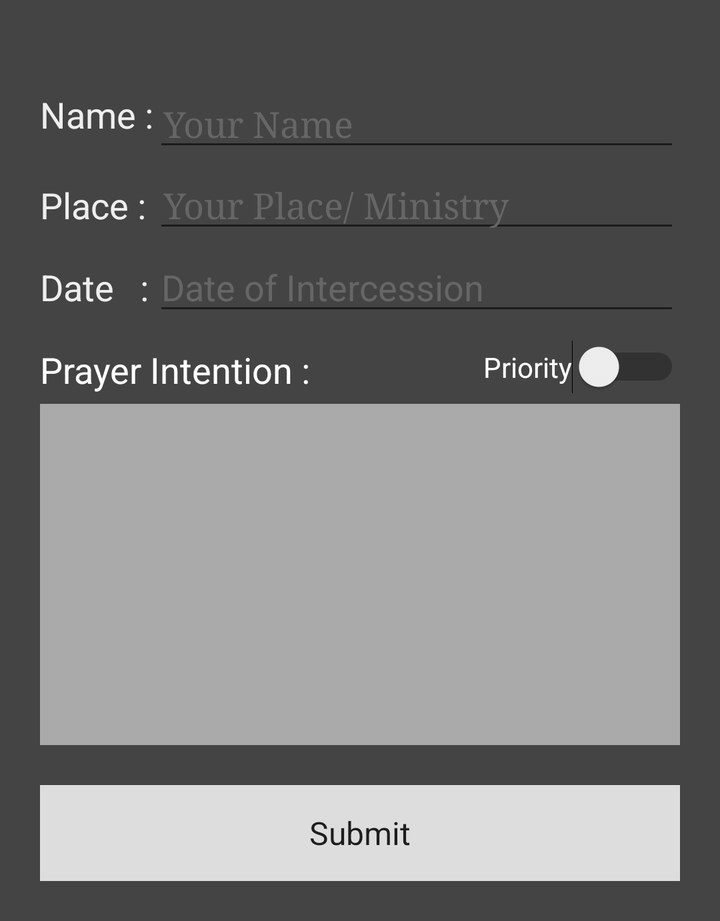
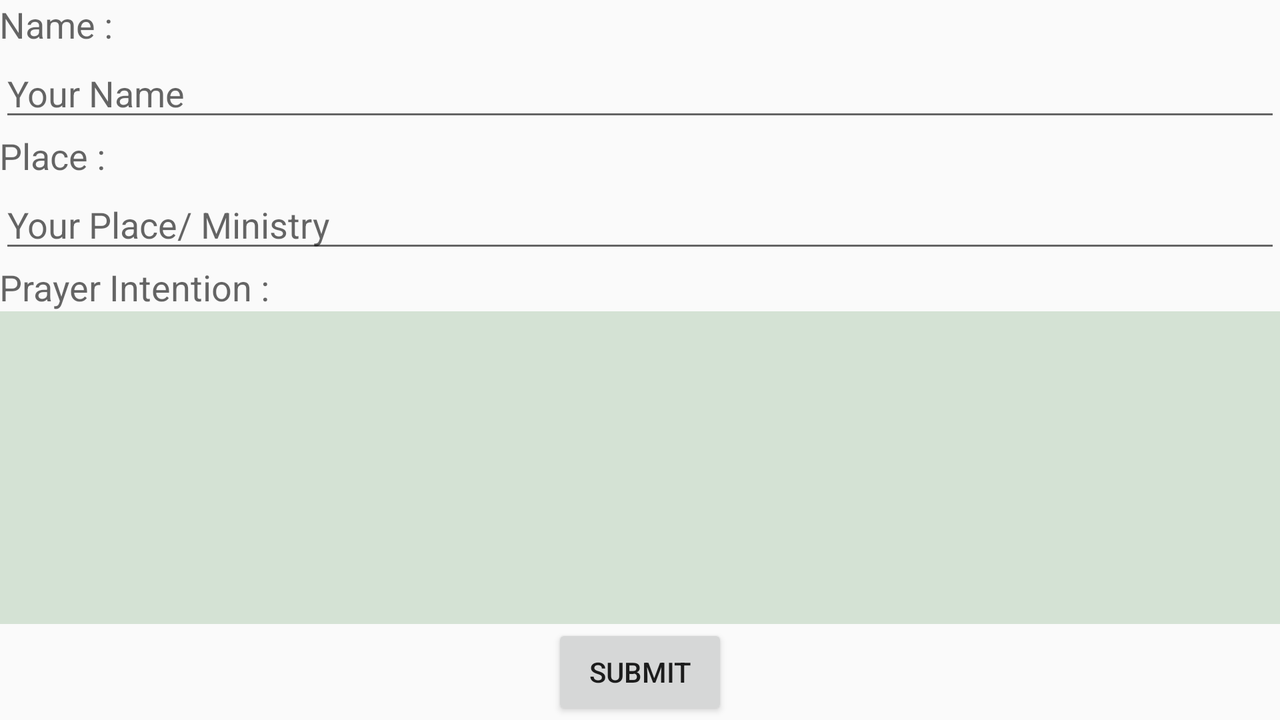

One screen, two layout resources from the same app: the default and the repository's alternative for another configuration. Each is rendered where Android would select it; the XML of both is given below.
<!-- AndroidManifest.xml: application theme AppTheme -->
<!-- res/layout/activity_prayer_request.xml -->
<RelativeLayout xmlns:android="http://schemas.android.com/apk/res/android"
    xmlns:tools="http://schemas.android.com/tools"
    android:layout_width="fill_parent"
    android:layout_height="wrap_content"
    android:padding="20dp"
    tools:context="com.aetos.intercession.PrayerRequest"
    android:background="#444444">

    <TextView
        android:layout_width="wrap_content"
        android:layout_height="wrap_content"
        android:textAppearance="?android:attr/textAppearanceMedium"
        android:text="Name :"
        android:id="@+id/textView2"
        android:layout_alignParentTop="true"
        android:layout_alignParentLeft="true"
        android:layout_alignParentStart="true"
        android:autoText="false"
        android:textColor="#eeeeee"
        android:layout_marginTop="20dp"
        android:paddingTop="5dp"
        android:singleLine="true" />

    <EditText
        android:layout_width="wrap_content"
        android:layout_height="wrap_content"
        android:inputType="textPersonName"
        android:ems="10"
        android:id="@+id/txtName"
        android:hint="Your Name"
        android:capitalize="words"
        android:textColor="#ffffff"
        android:textColorHint="#666666"
        android:typeface="serif"
        android:layout_alignTop="@+id/textView2"
        android:layout_alignRight="@+id/txtIntention"
        android:layout_alignEnd="@+id/txtIntention"
        android:layout_toRightOf="@+id/textView2"
        android:layout_toEndOf="@+id/textView2"
        android:paddingLeft="5dp" />

    <TextView
        android:layout_width="wrap_content"
        android:layout_height="wrap_content"
        android:textAppearance="?android:attr/textAppearanceMedium"
        android:text="Place :"
        android:id="@+id/textView3"
        android:textColor="#eeeeee"
        android:paddingTop="3dp"
        android:layout_alignBaseline="@+id/txtPlace"
        android:layout_alignBottom="@+id/txtPlace"
        android:layout_alignParentLeft="true"
        android:layout_alignParentStart="true" />

    <EditText
        android:layout_width="wrap_content"
        android:layout_height="wrap_content"
        android:inputType="textPersonName"
        android:ems="10"
        android:id="@+id/txtPlace"
        android:hint="Your Place/ Ministry"
        android:capitalize="words"
        android:textColor="#ffffff"
        android:typeface="serif"
        android:paddingLeft="5dp"
        android:textColorHint="#666666"
        android:layout_below="@+id/txtName"
        android:layout_alignLeft="@+id/txtName"
        android:layout_alignStart="@+id/txtName"
        android:layout_alignParentRight="true"
        android:layout_alignParentEnd="true" />

    <TextView
        android:layout_width="wrap_content"
        android:layout_height="wrap_content"
        android:textAppearance="?android:attr/textAppearanceMedium"
        android:text="Prayer Intention :"
        android:id="@+id/textView4"
        android:textColor="#ffffff"
        android:paddingTop="10dp"
        android:layout_below="@+id/txtDate"
        android:layout_alignLeft="@+id/textView3"
        android:layout_alignStart="@+id/textView3" />

    <EditText
        android:layout_width="wrap_content"
        android:layout_height="wrap_content"
        android:inputType="textMultiLine"
        android:ems="10"
        android:id="@+id/txtIntention"
        android:layout_below="@+id/textView4"
        android:layout_alignParentLeft="true"
        android:layout_alignParentStart="true"
        android:layout_alignParentRight="true"
        android:layout_alignParentEnd="true"
        android:gravity="top|left"
        android:autoText="false"
        android:capitalize="sentences"
        android:lines="8"
        android:maxLines="12"
        android:phoneNumber="false"
        android:typeface="serif"
        android:layout_marginTop="5dp"
        android:textColor="#222222"
        android:background="#aaaaaa" />

    <Button
        android:layout_width="wrap_content"
        android:layout_height="wrap_content"
        android:text="Submit"
        android:id="@+id/btnSubmit"
        android:padding="7dp"
        android:layout_below="@+id/txtIntention"
        android:layout_alignParentLeft="true"
        android:layout_alignParentStart="true"
        android:layout_alignRight="@+id/txtPlace"
        android:layout_alignEnd="@+id/txtPlace"
        android:layout_marginTop="20dp"
        style="@android:style/Theme.Black"
        android:background="#dddddd" />

    <TextView
        android:layout_width="wrap_content"
        android:layout_height="wrap_content"
        android:textAppearance="?android:attr/textAppearanceMedium"
        android:text="Date   :"
        android:id="@+id/textView"
        android:textColor="#eeeeee"
        android:paddingTop="3dp"
        android:layout_alignBaseline="@+id/txtDate"
        android:layout_alignBottom="@+id/txtDate"
        android:layout_alignParentLeft="true"
        android:layout_alignParentStart="true" />

    <EditText
        android:layout_width="wrap_content"
        android:layout_height="wrap_content"
        android:inputType="date"
        android:ems="10"
        android:id="@+id/txtDate"
        android:layout_below="@+id/txtPlace"
        android:layout_alignParentRight="true"
        android:layout_alignParentEnd="true"
        android:layout_alignLeft="@+id/txtPlace"
        android:layout_alignStart="@+id/txtPlace"
        android:editable="true"
        android:hint="Date of Intercession"
        android:textColorHint="#666666"
        android:textColor="#ffffff" />

    <Switch
        android:layout_width="wrap_content"
        android:layout_height="wrap_content"
        android:text="Priority"
        android:id="@+id/switch1"
        android:textColor="#ffffff"
        android:textColorHighlight="#ffffff"
        android:textColorHint="#aaaaaa"
        android:layout_above="@+id/txtIntention"
        android:layout_alignParentRight="true"
        android:layout_alignParentEnd="true" />

</RelativeLayout>
<!-- resources referenced by this layout -->
<resources>
  <style name="AppTheme" parent="Theme.AppCompat.Light.DarkActionBar">
          
      </style>
</resources>
<!-- res/layout-land/activity_prayer_request.xml (the repository's variant of the layout above) -->
<!-- drawn on the phone turned sideways -->
<RelativeLayout xmlns:android="http://schemas.android.com/apk/res/android"
    xmlns:tools="http://schemas.android.com/tools"
    android:layout_width="match_parent"
    android:layout_height="match_parent"
    android:paddingLeft="@dimen/activity_horizontal_margin"
    android:paddingRight="@dimen/activity_horizontal_margin"
    android:paddingTop="@dimen/activity_vertical_margin"
    android:paddingBottom="@dimen/activity_vertical_margin"
    tools:context="com.aetos.intercession.PrayerRequest">

    <TextView
        android:layout_width="wrap_content"
        android:layout_height="wrap_content"
        android:textAppearance="?android:attr/textAppearanceMedium"
        android:text="Name :"
        android:id="@+id/textView2"
        android:layout_alignParentTop="true"
        android:layout_alignParentLeft="true"
        android:layout_alignParentStart="true"
        android:autoText="false" />

    <EditText
        android:layout_width="wrap_content"
        android:layout_height="wrap_content"
        android:inputType="textPersonName"
        android:ems="10"
        android:id="@+id/txtName"
        android:layout_below="@+id/textView2"
        android:layout_alignParentLeft="true"
        android:layout_alignParentStart="true"
        android:layout_alignParentRight="true"
        android:layout_alignParentEnd="true"
        android:hint="Your Name"
        android:capitalize="words" />

    <TextView
        android:layout_width="wrap_content"
        android:layout_height="wrap_content"
        android:textAppearance="?android:attr/textAppearanceMedium"
        android:text="Place :"
        android:id="@+id/textView3"
        android:layout_below="@+id/txtName"
        android:layout_alignParentLeft="true"
        android:layout_alignParentStart="true" />

    <EditText
        android:layout_width="wrap_content"
        android:layout_height="wrap_content"
        android:inputType="textPersonName"
        android:ems="10"
        android:id="@+id/txtPlace"
        android:layout_below="@+id/textView3"
        android:layout_alignParentLeft="true"
        android:layout_alignParentStart="true"
        android:layout_alignRight="@+id/txtName"
        android:layout_alignEnd="@+id/txtName"
        android:hint="Your Place/ Ministry"
        android:capitalize="words" />

    <TextView
        android:layout_width="wrap_content"
        android:layout_height="wrap_content"
        android:textAppearance="?android:attr/textAppearanceMedium"
        android:text="Prayer Intention :"
        android:id="@+id/textView4"
        android:layout_below="@+id/txtPlace"
        android:layout_alignParentLeft="true"
        android:layout_alignParentStart="true" />

    <EditText
        android:layout_width="wrap_content"
        android:layout_height="wrap_content"
        android:inputType="textMultiLine"
        android:ems="10"
        android:id="@+id/txtIntention"
        android:layout_below="@+id/textView4"
        android:layout_alignParentLeft="true"
        android:layout_alignParentStart="true"
        android:layout_alignParentRight="true"
        android:layout_alignParentEnd="true"
        android:layout_above="@+id/btnSubmit"
        android:gravity="top|left"
        android:background="@android:color/darker_gray"
        android:autoText="false"
        android:capitalize="sentences"
        android:backgroundTint="@color/abc_search_url_text_normal"
        android:backgroundTintMode="screen" />

    <Button
        android:layout_width="wrap_content"
        android:layout_height="wrap_content"
        android:text="Submit"
        android:id="@+id/btnSubmit"
        android:layout_alignParentBottom="true"
        android:layout_centerHorizontal="true" />

</RelativeLayout>
